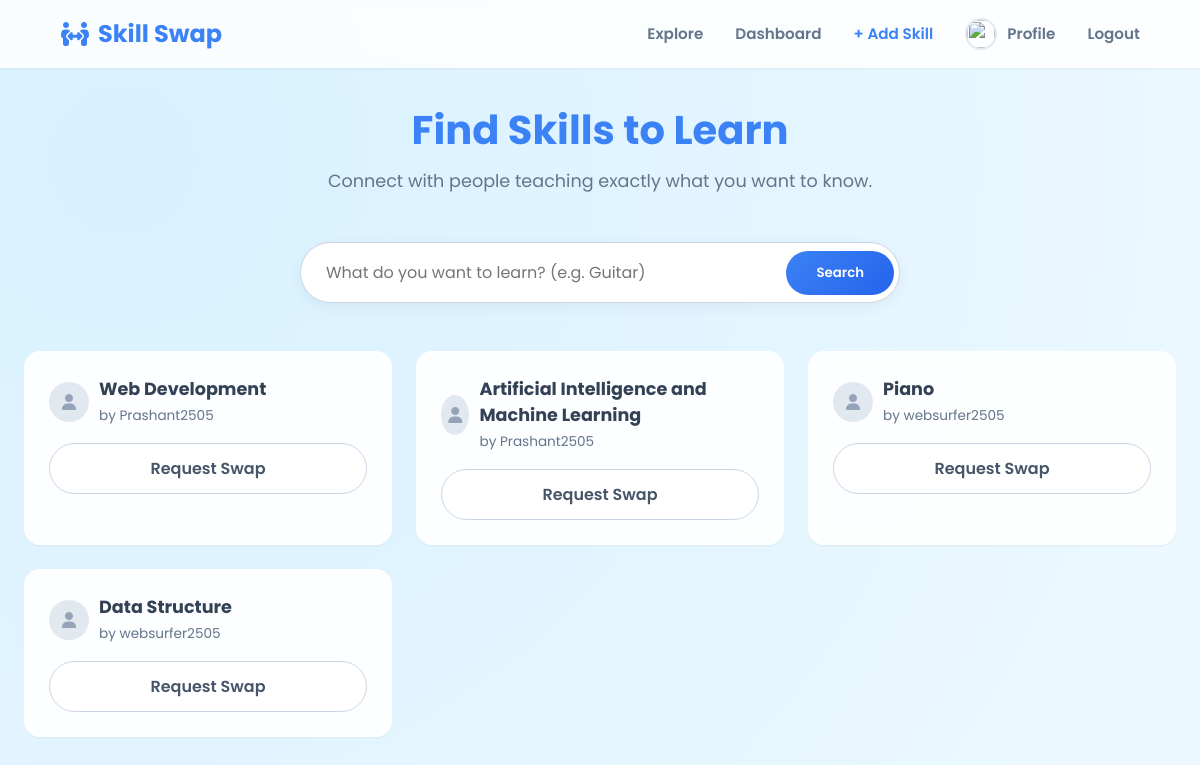
Screenshot of / (signed in) with the database file from the repository.
### core/models.py (models this page shows, shortened)
class UserSkill(models.Model):
    user = models.ForeignKey(User, on_delete=models.CASCADE)
    skill = models.ForeignKey(Skill, on_delete=models.CASCADE)
    role = models.CharField(max_length=10, choices=[('TEACH', 'Teach'), ('LEARN', 'Learn')])

class Skill(models.Model):
    name = models.CharField(max_length=50)
    category = models.CharField(max_length=50, choices=[
        ('TECH', 'Technology'), ('ART', 'Art'), ('MUSIC', 'Music'), ('LIFE', 'Lifestyle')
    ])

### core/views.py (the view)
# urls.py: path('', views.home, name='home'),
@login_required
def home(request):
    query = request.GET.get('q')
    skills = UserSkill.objects.filter(role='TEACH').exclude(user=request.user)
    if query:
        skills = skills.filter(skill__name__icontains=query)
    return render(request, 'core/home.html', {'skills': skills})

### templates/core/home.html (shortened to what this page needs)
{% extends 'base.html' %}
{% load static %}
{% block extra_css %}
    <link rel="stylesheet" href="{% static 'core/css/home.css' %}">
{% endblock %}
{% block content %}
<div class="hero-section">
    <h1 class="hero-title">Find Skills to Learn</h1>
    <p class="hero-subtitle">Connect with people teaching exactly what you want to know.</p>
</div>
<form method="get" class="search-bar">
    <input
        type="text"
        name="q"
        id="search-input"
        list="skill-suggestions"
        placeholder="What do you want to learn? (e.g. Guitar)"
        value="{{ request.GET.q }}"
        autocomplete="off"
    >
    <button type="submit" class="btn-search">Search</button>
</form>
<div class="grid-skills">
    {% for item in skills %}
    <div class="card">
        <div class="skill-card-inner">
            <div class="skill-icon">
                <i class="fa-solid fa-user" style="color: #94a3b8;"></i>
            </div>
            <div>
                <h3 class="skill-name">{{ item.skill.name }}</h3>
                <span class="skill-author">by {{ item.user.username }}</span>
            </div>
        </div>
        <div style="margin-top: 1rem;">
            <a href="{% url 'send_request' item.user.id %}" class="btn btn-outline" style="width: 100%; display: block;">Request Swap</a>
        </div>
    </div>
    {% empty %}
    <div class="empty-state">
        <i class="fa-regular fa-folder-open empty-icon"></i>
        <p style="color: var(--secondary);">No skills found matching your search.</p>
    </div>
    {% endfor %}
</div>
{% endblock %}

### core/static/core/css/style.css (style rules this page uses)
:root { --primary: #3b82f6; --primary-dark: #2563eb; --primary-light: #dbeafe; --secondary: #64748b; --bg-light: #f8fafc; --white: #ffffff; --shadow-sm: 0 1px 2px 0 rgba(0, 0, 0, 0.05); --shadow-lg: 0 10px 15px -3px rgba(0, 0, 0, 0.1), 0 4px 6px -2px rgba(0, 0, 0, 0.05); --radius: 16px; }
* { margin: 0; padding: 0; box-sizing: border-box; font-family: 'Poppins', sans-serif; }
body { background: radial-gradient(circle at 10% 20%, rgb(216, 241, 255) 0%, rgb(235, 248, 255) 90%), linear-gradient(135deg, #e6f2ff 0%, #cce5ff 100%); background-size: cover; background-attachment: fixed; color: #1e293b; min-height: 100vh; display: flex; flex-direction: column; position: relative; overflow-x: hidden; }
.card { background: rgba(255, 255, 255, 0.9); backdrop-filter: blur(10px); border-radius: var(--radius); padding: 1.5rem; box-shadow: var(--shadow-sm); border: 1px solid rgba(255,255,255,0.6); }
.btn, .btn-primary { display: inline-block; padding: 0.75rem 1.5rem; background: linear-gradient(135deg, var(--primary) 0%, var(--primary-dark) 100%); color: white; text-decoration: none; border-radius: 50px; font-weight: 600; border: none; cursor: pointer; transition: transform 0.2s, box-shadow 0.2s; text-align: center; box-shadow: 0 4px 6px rgba(59, 130, 246, 0.25); font-size: 1rem; }
.btn-outline { background: white; border: 1px solid #cbd5e1; color: #475569; box-shadow: none; }
input[type="text"], input[type="email"], input[type="password"], textarea { width: 100%; padding: 0.85rem 1rem; border: 1px solid #cbd5e1; border-radius: 12px; margin-bottom: 1rem; font-size: 0.95rem; outline: none; transition: all 0.2s; background: rgba(255, 255, 255, 0.8); }

### core/static/core/css/home.css (style rules this page uses)
.hero-section { text-align: center; margin-bottom: 3rem; }
.hero-title { color: #3b82f6; margin-bottom: 0.5rem; font-size: 2.5rem; font-weight: 700; }
.hero-subtitle { color: #64748b; font-size: 1.1rem; }
.search-bar { display: flex; align-items: center; background: white; border: 1px solid #cbd5e1; border-radius: 50px; padding: 5px; box-shadow: 0 4px 15px rgba(0,0,0,0.05); max-width: 600px; margin: 0 auto 3rem auto; overflow: hidden; height: auto; }
.search-bar input { flex: 1; border: none !important; background: transparent !important; box-shadow: none !important; margin: 0 !important; padding: 12px 20px; font-size: 1rem; outline: none; height: 100%; }
.btn-search { background: linear-gradient(135deg, #3b82f6 0%, #2563eb 100%); color: white; border: none; padding: 12px 30px; border-radius: 40px; font-weight: 600; cursor: pointer; margin-left: 5px; transition: transform 0.2s; white-space: nowrap; }
.grid-skills { display: grid; grid-template-columns: repeat(auto-fill, minmax(280px, 1fr)); gap: 1.5rem; }
.skill-card-inner { display: flex; align-items: center; margin-bottom: 1rem; }
.skill-icon { width: 40px; height: 40px; background: #e2e8f0; border-radius: 50%; display: flex; align-items: center; justify-content: center; margin-right: 10px; }
.skill-name { font-size: 1.1rem; color: #334155; margin: 0; }
.skill-author { font-size: 0.85rem; color: #64748b; }

### rows the page displays
UserSkill: skill.name "Web Development", user.username "Prashant2505"
UserSkill: skill.name "Artificial Intelligence and Machine Learning", user.username "Prashant2505"
UserSkill: skill.name "Piano", user.username "websurfer2505"
UserSkill: skill.name "Data Structure", user.username "websurfer2505"
